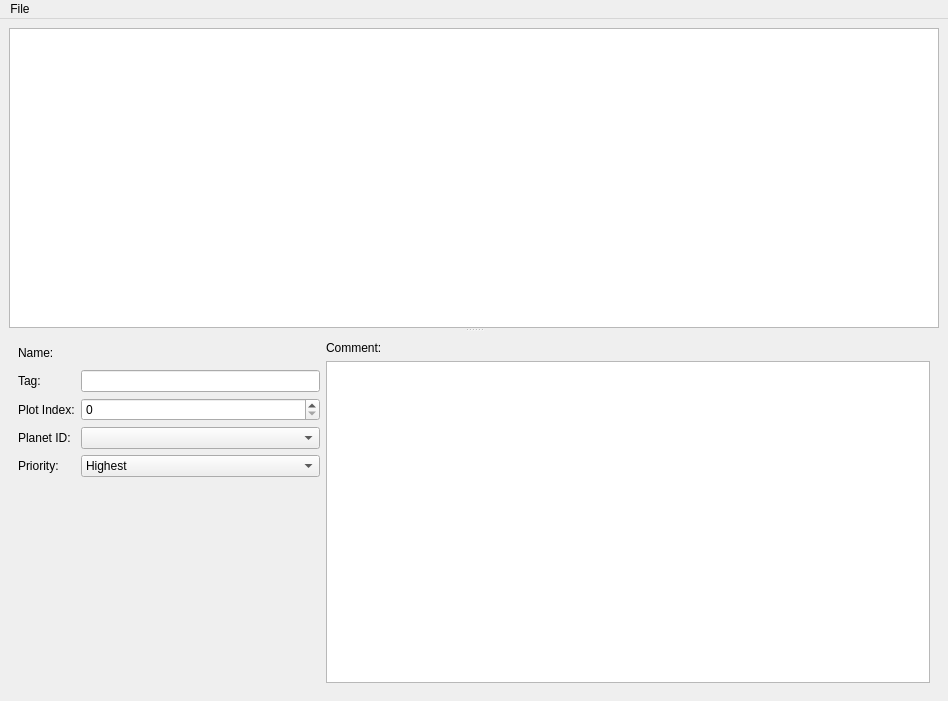
<?xml version="1.0" encoding="UTF-8"?>
<ui version="4.0">
 <class>MainWindow</class>
 <widget class="QMainWindow" name="MainWindow">
  <property name="geometry">
   <rect>
    <x>0</x>
    <y>0</y>
    <width>948</width>
    <height>701</height>
   </rect>
  </property>
  <property name="windowTitle">
   <string>MainWindow</string>
  </property>
  <widget class="QWidget" name="centralwidget">
   <layout class="QGridLayout" name="gridLayout">
    <item row="0" column="0">
     <widget class="QSplitter" name="splitter">
      <property name="orientation">
       <enum>Qt::Vertical</enum>
      </property>
      <widget class="QTreeView" name="journalTree">
       <property name="contextMenuPolicy">
        <enum>Qt::CustomContextMenu</enum>
       </property>
       <property name="editTriggers">
        <set>QAbstractItemView::NoEditTriggers</set>
       </property>
       <property name="headerHidden">
        <bool>true</bool>
       </property>
      </widget>
      <widget class="QStackedWidget" name="questPages">
       <property name="sizePolicy">
        <sizepolicy hsizetype="Preferred" vsizetype="Minimum">
         <horstretch>0</horstretch>
         <verstretch>0</verstretch>
        </sizepolicy>
       </property>
       <property name="currentIndex">
        <number>0</number>
       </property>
       <widget class="QWidget" name="categoryPage">
        <layout class="QHBoxLayout" name="horizontalLayout_2" stretch="1,2">
         <item>
          <layout class="QFormLayout" name="formLayout">
           <item row="0" column="0">
            <widget class="QLabel" name="label">
             <property name="text">
              <string>Name:</string>
             </property>
            </widget>
           </item>
           <item row="0" column="1">
            <layout class="QHBoxLayout" name="horizontalLayout">
             <item>
              <widget class="LocalizedStringLineEdit" name="categoryNameEdit" native="true">
               <property name="minimumSize">
                <size>
                 <width>0</width>
                 <height>23</height>
                </size>
               </property>
              </widget>
             </item>
            </layout>
           </item>
           <item row="3" column="0">
            <widget class="QLabel" name="label_2">
             <property name="text">
              <string>Planet ID:</string>
             </property>
            </widget>
           </item>
           <item row="1" column="0">
            <widget class="QLabel" name="label_5">
             <property name="text">
              <string>Tag:</string>
             </property>
            </widget>
           </item>
           <item row="1" column="1">
            <widget class="QLineEdit" name="categoryTag"/>
           </item>
           <item row="2" column="0">
            <widget class="QLabel" name="label_3">
             <property name="text">
              <string>Plot Index:</string>
             </property>
            </widget>
           </item>
           <item row="3" column="1">
            <widget class="ComboBox2DA" name="categoryPlanetSelect"/>
           </item>
           <item row="2" column="1">
            <widget class="QSpinBox" name="categoryPlotSpin"/>
           </item>
           <item row="4" column="0">
            <widget class="QLabel" name="label_4">
             <property name="text">
              <string>Priority:</string>
             </property>
            </widget>
           </item>
           <item row="4" column="1">
            <widget class="QComboBox" name="categoryPrioritySelect">
             <item>
              <property name="text">
               <string>Highest</string>
              </property>
             </item>
             <item>
              <property name="text">
               <string>High</string>
              </property>
             </item>
             <item>
              <property name="text">
               <string>Medium</string>
              </property>
             </item>
             <item>
              <property name="text">
               <string>Low</string>
              </property>
             </item>
             <item>
              <property name="text">
               <string>Lowest</string>
              </property>
             </item>
            </widget>
           </item>
          </layout>
         </item>
         <item>
          <layout class="QVBoxLayout" name="verticalLayout_2">
           <item>
            <widget class="QLabel" name="label_6">
             <property name="text">
              <string>Comment:</string>
             </property>
            </widget>
           </item>
           <item>
            <widget class="HTPlainTextEdit" name="categoryCommentEdit"/>
           </item>
          </layout>
         </item>
        </layout>
       </widget>
       <widget class="QWidget" name="entryPage">
        <layout class="QHBoxLayout" name="horizontalLayout_3">
         <item>
          <layout class="QFormLayout" name="formLayout_2">
           <item row="0" column="0">
            <widget class="QLabel" name="label_8">
             <property name="text">
              <string>ID:</string>
             </property>
            </widget>
           </item>
           <item row="0" column="1">
            <widget class="QSpinBox" name="entryIdSpin">
             <property name="minimumSize">
              <size>
               <width>80</width>
               <height>0</height>
              </size>
             </property>
            </widget>
           </item>
           <item row="2" column="0">
            <widget class="QLabel" name="label_7">
             <property name="text">
              <string>End:</string>
             </property>
            </widget>
           </item>
           <item row="1" column="0">
            <widget class="QLabel" name="label_9">
             <property name="text">
              <string>XP Percentage:</string>
             </property>
            </widget>
           </item>
           <item row="1" column="1">
            <widget class="QDoubleSpinBox" name="entryXpSpin"/>
           </item>
           <item row="2" column="1">
            <widget class="QCheckBox" name="entryEndCheck">
             <property name="text">
              <string/>
             </property>
            </widget>
           </item>
          </layout>
         </item>
         <item>
          <layout class="QVBoxLayout" name="verticalLayout">
           <item>
            <widget class="QLabel" name="label_10">
             <property name="text">
              <string>Text:</string>
             </property>
            </widget>
           </item>
           <item>
            <widget class="HTPlainTextEdit" name="entryTextEdit">
             <property name="readOnly">
              <bool>true</bool>
             </property>
            </widget>
           </item>
          </layout>
         </item>
        </layout>
       </widget>
      </widget>
     </widget>
    </item>
   </layout>
  </widget>
  <widget class="QMenuBar" name="menubar">
   <property name="geometry">
    <rect>
     <x>0</x>
     <y>0</y>
     <width>948</width>
     <height>21</height>
    </rect>
   </property>
   <widget class="QMenu" name="menuNew">
    <property name="title">
     <string>File</string>
    </property>
    <addaction name="actionNew"/>
    <addaction name="actionOpen"/>
    <addaction name="actionSave"/>
    <addaction name="actionSave_As"/>
    <addaction name="actionRevert"/>
    <addaction name="separator"/>
    <addaction name="actionExit"/>
   </widget>
   <addaction name="menuNew"/>
  </widget>
  <action name="actionOpen">
   <property name="text">
    <string>Open</string>
   </property>
  </action>
  <action name="actionSave">
   <property name="text">
    <string>Save</string>
   </property>
  </action>
  <action name="actionSave_As">
   <property name="text">
    <string>Save As</string>
   </property>
  </action>
  <action name="actionNew">
   <property name="text">
    <string>New</string>
   </property>
  </action>
  <action name="actionRevert">
   <property name="text">
    <string>Revert</string>
   </property>
  </action>
  <action name="actionExit">
   <property name="text">
    <string>Exit</string>
   </property>
  </action>
 </widget>
 <customwidgets>
  <customwidget>
   <class>LocalizedStringLineEdit</class>
   <extends>QWidget</extends>
   <header location="global">toolset.gui.widgets.locstring_edit</header>
   <container>1</container>
  </customwidget>
  <customwidget>
   <class>ComboBox2DA</class>
   <extends>QComboBox</extends>
   <header location="global">toolset.gui.widgets.combobox_2da</header>
  </customwidget>
  <customwidget>
   <class>HTPlainTextEdit</class>
   <extends>QPlainTextEdit</extends>
   <header location="global">toolset.editors.editor</header>
  </customwidget>
 </customwidgets>
 <resources/>
 <connections/>
</ui>
